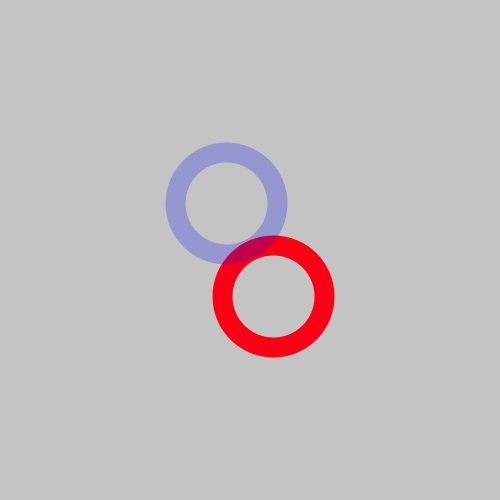
Frame 1 (no input)
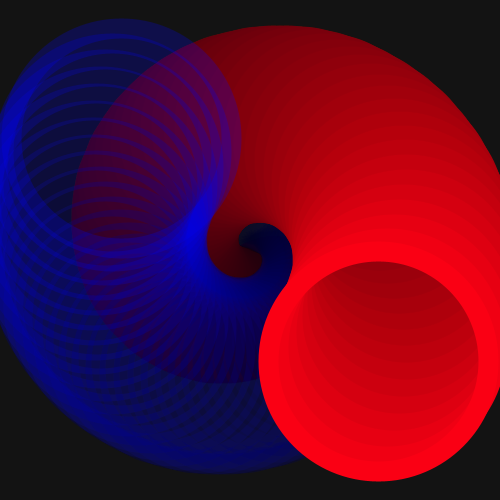
Frame 60 (the mouse pressed at the canvas centre just before this capture)
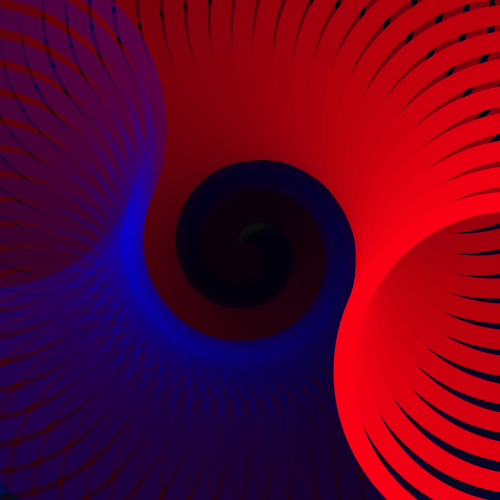
Frame 120 (the mouse held since frame 60 and released just before this capture)

The Processing sketch that drew these frames (run headless with seeded random() and noise(); from frame 60 on, the mouse is pressed at the canvas centre):

// Processing sketch: processing_65152
// ── processing_65152.pde

/* espiral en movimiento, con retroceso
*/
 
ball bola;
 
void setup() {
   
  size(500, 500);
   
  bola = new ball();
   
}
 
void draw() {
  rectMode(CENTER);
  fill(0,10);
  noStroke();
  rect(width/2,height/2,width,height);
bola.move();
bola.display();
 //ball settings
}
 class ball{
    
  color a;
   
 // a polar coordinate
float r; // radius value
float theta;
float speed;
float x1;
float y1;
float xp;
float yp;
 
ball() {
   
  a= color (0,0,250);
  r = 50; // radius value
  theta = 1;
  speed = 2;
  x1 = 100;
  y1 = 100;
  xp = r*cos(theta); //add random values to jitter
  yp = r* sin (theta);
   
}
 
void display(){
 strokeWeight(20);
stroke(250,0,20);
noFill ();
ellipse(width/2 +xp,height/2 + yp, 50+r, 50+r);
 
stroke(a,60);
ellipse(width/2 +xp*-1,height/2 + yp*-1, 50+r, 50+r);
 
}
 
void move(){
theta=theta+.1;
r= r+2;
  xp = r*cos(theta);
  yp= r* sin (theta);
if (xp > 400 ) {
xp = 0;
yp=0;
 
 
 
}
 
while (r == 400) {
theta =theta *-.1;
r = r*-1;
 
}
}
 }
